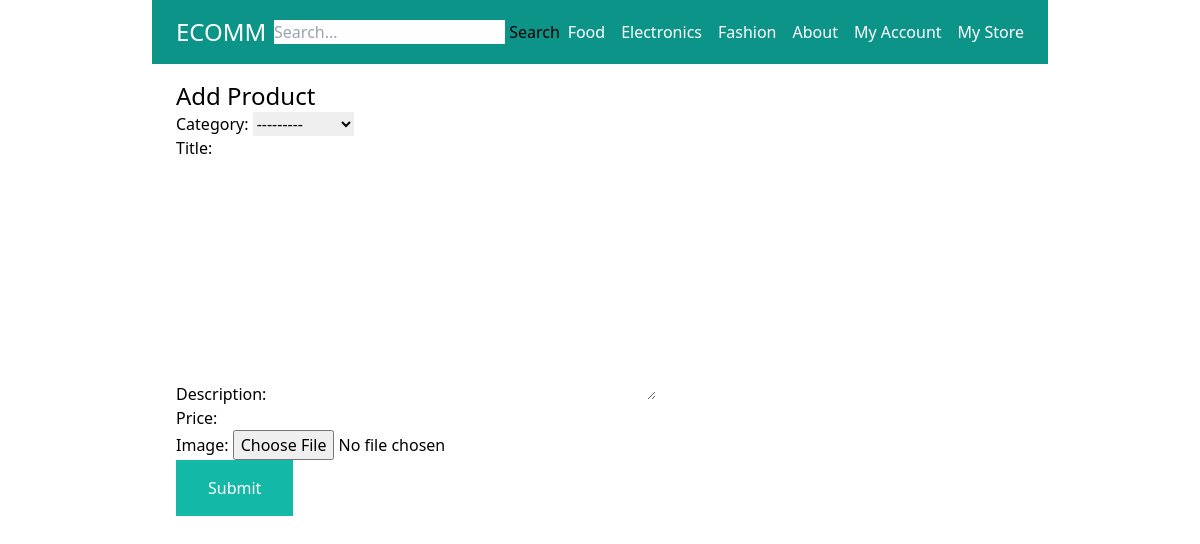
/my-store/add-product/ (signed in), run on the app's committed database.
### store/models.py (models this page shows)
class Category(models.Model):
    title = models.CharField(max_length=50)
    slug = models.SlugField(max_length=50)
    class Meta:
        verbose_name_plural = 'Categories'
    def __str__(self):
        return self.title

### userprofile/views.py (the view)
# urls.py: path('my-store/add-product/', views.addProduct, name='add_product'),
@login_required
def addProduct(request):
    form = ProductForm
    if request.method == 'POST':
        form = ProductForm(request.POST, request.FILES)
        if form.is_valid():
            title = request.POST.get('title')
            product = form.save(commit=False)
            product.user = request.user
            product.slug = slugify(title)
            product.save()
            return redirect('my_store')
    else:
        form = ProductForm()
    return render(request, 'userprofile/add_product.html', {'form': form})

### store/forms.py
class ProductForm(forms.ModelForm):
    class Meta:
        model = Product
        fields = ('category', 'title', 'description', 'price', 'image', )

### store/templatetags/menu.py (called while the page is built)
@register.inclusion_tag('core/menu.html')
def menu():
    categories  = Category.objects.all()
    return {'categories': categories}

### userprofile/templates/userprofile/add_product.html (shortened to what this page needs)
{% extends 'core/base.html' %}
{% block content %}
    <h1 class="text-2xl">Add Product</h1>
    <form method="post" action="." enctype="multipart/form-data">
        {{form.as_p}}
        <button class="py-4 px-8 bg-teal-500 text-white hover:bg-teal-800">Submit</button>
    </form>
{% endblock %}

### core/templates/core/menu.html
{% for category in categories %}
    <a href="{% url 'category_detail' category.slug %}" class="text-white">{{category.title}}</a>
{% endfor %}
<a href="{% url 'aboutpage' %}" class="text-white">About</a>

### data on the page
Category: title "Food"
Category: title "Electronics"
Category: title "Fashion"
